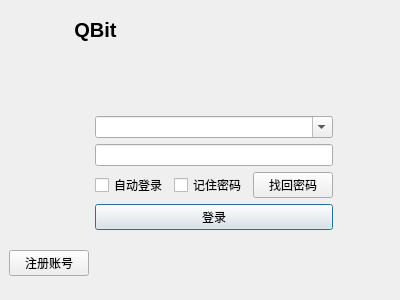
<?xml version="1.0" encoding="UTF-8"?>
<ui version="4.0">
 <class>Login</class>
 <widget class="QDialog" name="Login">
  <property name="geometry">
   <rect>
    <x>0</x>
    <y>0</y>
    <width>400</width>
    <height>300</height>
   </rect>
  </property>
  <property name="windowTitle">
   <string>QBit登录界面</string>
  </property>
  <widget class="QWidget" name="gridLayoutWidget">
   <property name="geometry">
    <rect>
     <x>9</x>
     <y>9</y>
     <width>381</width>
     <height>41</height>
    </rect>
   </property>
   <layout class="QGridLayout" name="gridLayout_2" columnstretch="1,1,5">
    <item row="0" column="1">
     <widget class="QLabel" name="label_2">
      <property name="font">
       <font>
        <pointsize>15</pointsize>
        <bold>true</bold>
        <underline>false</underline>
       </font>
      </property>
      <property name="text">
       <string>QBit</string>
      </property>
      <property name="textFormat">
       <enum>Qt::AutoText</enum>
      </property>
      <property name="alignment">
       <set>Qt::AlignCenter</set>
      </property>
     </widget>
    </item>
    <item row="0" column="0">
     <widget class="QLabel" name="label">
      <property name="text">
       <string/>
      </property>
     </widget>
    </item>
    <item row="0" column="2">
     <spacer name="horizontalSpacer_3">
      <property name="orientation">
       <enum>Qt::Horizontal</enum>
      </property>
      <property name="sizeHint" stdset="0">
       <size>
        <width>40</width>
        <height>20</height>
       </size>
      </property>
     </spacer>
    </item>
   </layout>
  </widget>
  <widget class="QStackedWidget" name="stackedWidget">
   <property name="geometry">
    <rect>
     <x>-1</x>
     <y>50</y>
     <width>401</width>
     <height>251</height>
    </rect>
   </property>
   <property name="currentIndex">
    <number>0</number>
   </property>
   <widget class="QWidget" name="login_page">
    <widget class="QWidget" name="horizontalLayoutWidget">
     <property name="geometry">
      <rect>
       <x>10</x>
       <y>10</y>
       <width>381</width>
       <height>231</height>
      </rect>
     </property>
     <layout class="QHBoxLayout" name="horizontalLayout">
      <item>
       <layout class="QGridLayout" name="gridLayout">
        <item row="4" column="1">
         <widget class="QPushButton" name="Login_SignIn_pbtn">
          <property name="text">
           <string>登录</string>
          </property>
         </widget>
        </item>
        <item row="3" column="1">
         <layout class="QVBoxLayout" name="verticalLayout">
          <item>
           <layout class="QHBoxLayout" name="horizontalLayout_2">
            <item>
             <widget class="QCheckBox" name="Login_AutoLogin_chk">
              <property name="text">
               <string>自动登录</string>
              </property>
             </widget>
            </item>
            <item>
             <widget class="QCheckBox" name="Login_RemenberPassword_chk">
              <property name="text">
               <string>记住密码</string>
              </property>
             </widget>
            </item>
            <item>
             <widget class="QPushButton" name="Login_ResetPassword_pbtn">
              <property name="text">
               <string>找回密码</string>
              </property>
             </widget>
            </item>
           </layout>
          </item>
         </layout>
        </item>
        <item row="1" column="1">
         <widget class="QComboBox" name="Login_UserName_cbx">
          <property name="editable">
           <bool>true</bool>
          </property>
         </widget>
        </item>
        <item row="2" column="1">
         <widget class="QLineEdit" name="Login_Password_ldt"/>
        </item>
        <item row="0" column="1">
         <spacer name="verticalSpacer">
          <property name="orientation">
           <enum>Qt::Vertical</enum>
          </property>
          <property name="sizeHint" stdset="0">
           <size>
            <width>20</width>
            <height>40</height>
           </size>
          </property>
         </spacer>
        </item>
        <item row="5" column="1">
         <spacer name="verticalSpacer_3">
          <property name="orientation">
           <enum>Qt::Vertical</enum>
          </property>
          <property name="sizeHint" stdset="0">
           <size>
            <width>20</width>
            <height>40</height>
           </size>
          </property>
         </spacer>
        </item>
        <item row="5" column="0">
         <widget class="QPushButton" name="Login_Register_pbtn">
          <property name="text">
           <string>注册账号</string>
          </property>
         </widget>
        </item>
        <item row="2" column="0">
         <spacer name="horizontalSpacer">
          <property name="orientation">
           <enum>Qt::Horizontal</enum>
          </property>
          <property name="sizeHint" stdset="0">
           <size>
            <width>40</width>
            <height>20</height>
           </size>
          </property>
         </spacer>
        </item>
        <item row="2" column="2">
         <spacer name="horizontalSpacer_2">
          <property name="orientation">
           <enum>Qt::Horizontal</enum>
          </property>
          <property name="sizeHint" stdset="0">
           <size>
            <width>40</width>
            <height>20</height>
           </size>
          </property>
         </spacer>
        </item>
       </layout>
      </item>
     </layout>
    </widget>
   </widget>
   <widget class="QWidget" name="register_page">
    <widget class="QWidget" name="gridLayoutWidget_2">
     <property name="geometry">
      <rect>
       <x>10</x>
       <y>10</y>
       <width>381</width>
       <height>181</height>
      </rect>
     </property>
     <layout class="QGridLayout" name="gridLayout_3" columnstretch="1,1,5,1">
      <item row="3" column="2">
       <widget class="QLineEdit" name="lineEdit_2"/>
      </item>
      <item row="4" column="2">
       <widget class="QLineEdit" name="lineEdit_5"/>
      </item>
      <item row="2" column="1">
       <widget class="QLabel" name="label_4">
        <property name="text">
         <string>用户名：</string>
        </property>
       </widget>
      </item>
      <item row="5" column="1" colspan="2">
       <spacer name="verticalSpacer_2">
        <property name="orientation">
         <enum>Qt::Vertical</enum>
        </property>
        <property name="sizeHint" stdset="0">
         <size>
          <width>20</width>
          <height>40</height>
         </size>
        </property>
       </spacer>
      </item>
      <item row="4" column="1">
       <widget class="QLabel" name="label_5">
        <property name="text">
         <string>确认密码:</string>
        </property>
       </widget>
      </item>
      <item row="1" column="1" colspan="2">
       <spacer name="verticalSpacer_4">
        <property name="orientation">
         <enum>Qt::Vertical</enum>
        </property>
        <property name="sizeHint" stdset="0">
         <size>
          <width>20</width>
          <height>40</height>
         </size>
        </property>
       </spacer>
      </item>
      <item row="2" column="2">
       <widget class="QLineEdit" name="lineEdit"/>
      </item>
      <item row="3" column="1">
       <widget class="QLabel" name="label_3">
        <property name="text">
         <string>密码：</string>
        </property>
       </widget>
      </item>
      <item row="3" column="3">
       <spacer name="horizontalSpacer_6">
        <property name="orientation">
         <enum>Qt::Horizontal</enum>
        </property>
        <property name="sizeHint" stdset="0">
         <size>
          <width>40</width>
          <height>20</height>
         </size>
        </property>
       </spacer>
      </item>
      <item row="3" column="0">
       <spacer name="horizontalSpacer_5">
        <property name="orientation">
         <enum>Qt::Horizontal</enum>
        </property>
        <property name="sizeHint" stdset="0">
         <size>
          <width>40</width>
          <height>20</height>
         </size>
        </property>
       </spacer>
      </item>
     </layout>
    </widget>
    <widget class="QWidget" name="horizontalLayoutWidget_3">
     <property name="geometry">
      <rect>
       <x>9</x>
       <y>210</y>
       <width>381</width>
       <height>31</height>
      </rect>
     </property>
     <layout class="QHBoxLayout" name="horizontalLayout_3">
      <item>
       <spacer name="horizontalSpacer_4">
        <property name="orientation">
         <enum>Qt::Horizontal</enum>
        </property>
        <property name="sizeHint" stdset="0">
         <size>
          <width>40</width>
          <height>20</height>
         </size>
        </property>
       </spacer>
      </item>
      <item>
       <widget class="QPushButton" name="pushButton">
        <property name="text">
         <string>注册</string>
        </property>
       </widget>
      </item>
      <item>
       <widget class="QPushButton" name="pushButton_2">
        <property name="text">
         <string>返回登录</string>
        </property>
       </widget>
      </item>
     </layout>
    </widget>
   </widget>
  </widget>
 </widget>
 <resources/>
 <connections/>
</ui>
